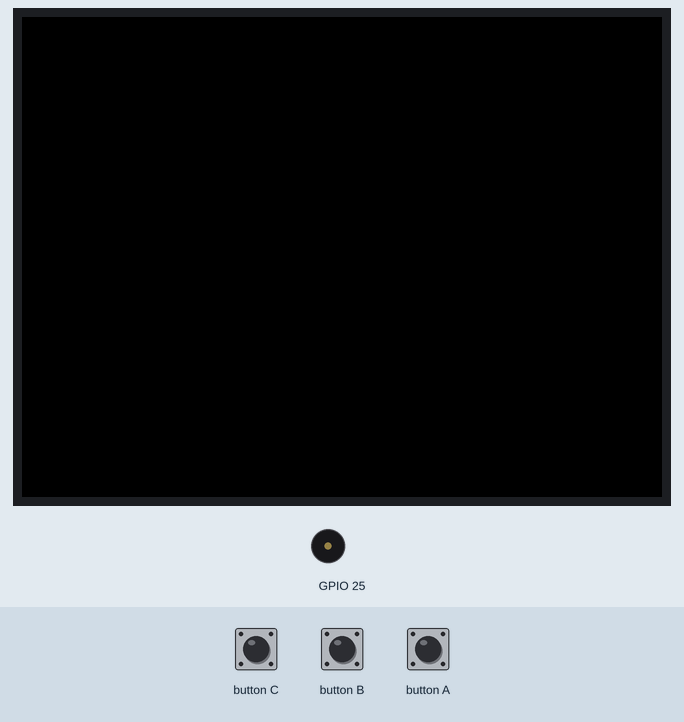
Bench run of a sketch on a simulated ESP32. On the bench: 320×240 colour display, buzzer (waves = sounding). The inputs (shaded band) are chosen by the test bench.

Above: at 1.3 s.
1.4 s: button A pressed for 0.15 s
At 1.47 s:
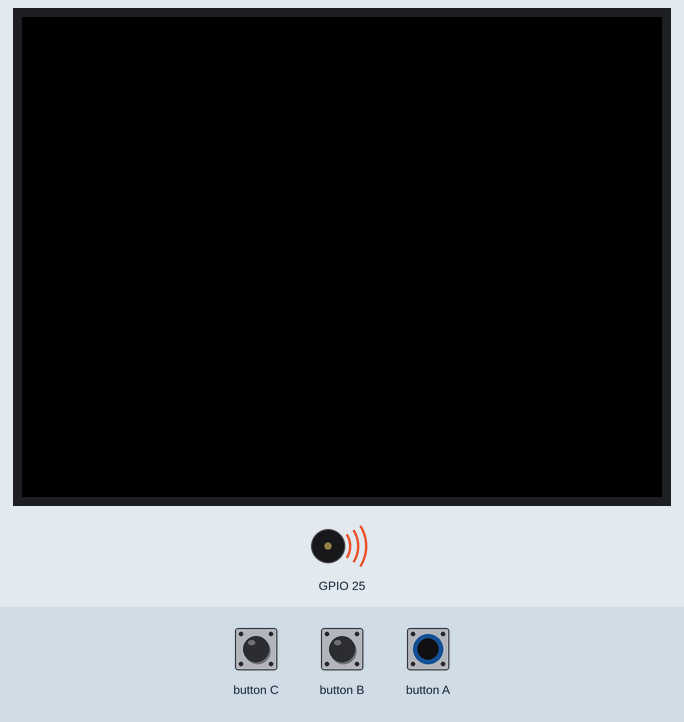
3.0 s: button A pressed for 3.2 s
At 6.5 s:
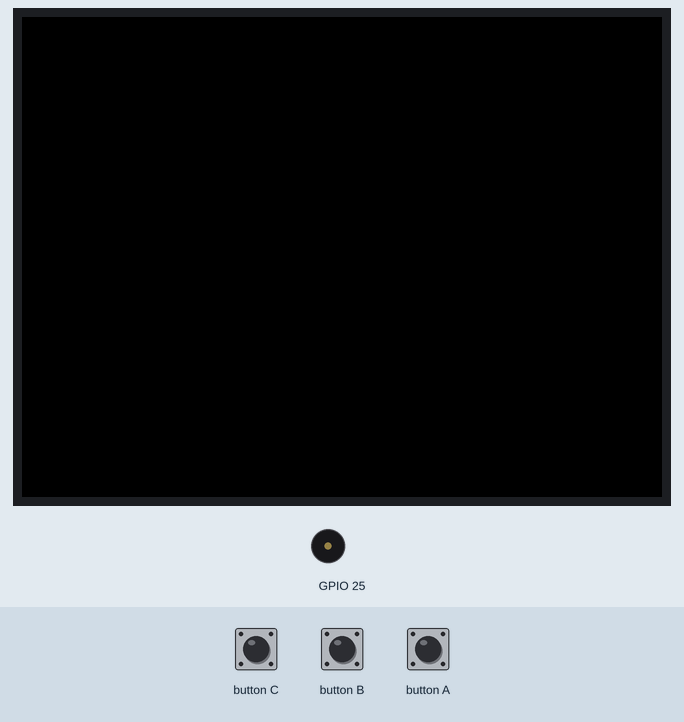
Timing chart, 0 to 8.0 s (numbered marks = the images above; inputs shaded):
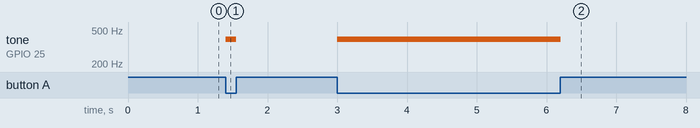

The sketch:

lab4_3.ino
```cpp
#include <M5Stack.h>
#define C 262
#define D 294
#define E 330
#define F 349
#define G 392
#define A 440
#define B 494
const int melody[] = { G, G, G, D, E, E, D, B, B, A, A, G };
// const int factors[] = { 4, 4, 4, 4, 4, 4, 2, 4, 4, 4, 4, 2 };
// const int base_delay = 1000;  // 1 second
int total_notes = sizeof(melody) / sizeof(melody[0]);
int x = 0;
void setup() {
  M5.begin();

  M5.Speaker.setVolume(2);  // 0-11 (loudest)
}
void loop() {
  M5.update();
  if ((x + 1) > total_notes) { x = 0; }
  if (M5.BtnA.wasPressed()) {
    M5.Speaker.tone(melody[x]);

  } else if (M5.BtnA.wasReleased()) {

    M5.Speaker.mute();
    x++;
  }
}
```

Measured:
- after the input at 1.4 s, tone on GPIO 25: silent → 392 Hz at once, → silent 0.15 s later
- after the input at 3.0 s, tone on GPIO 25: silent → 392 Hz at once, → silent 3.2 s later
